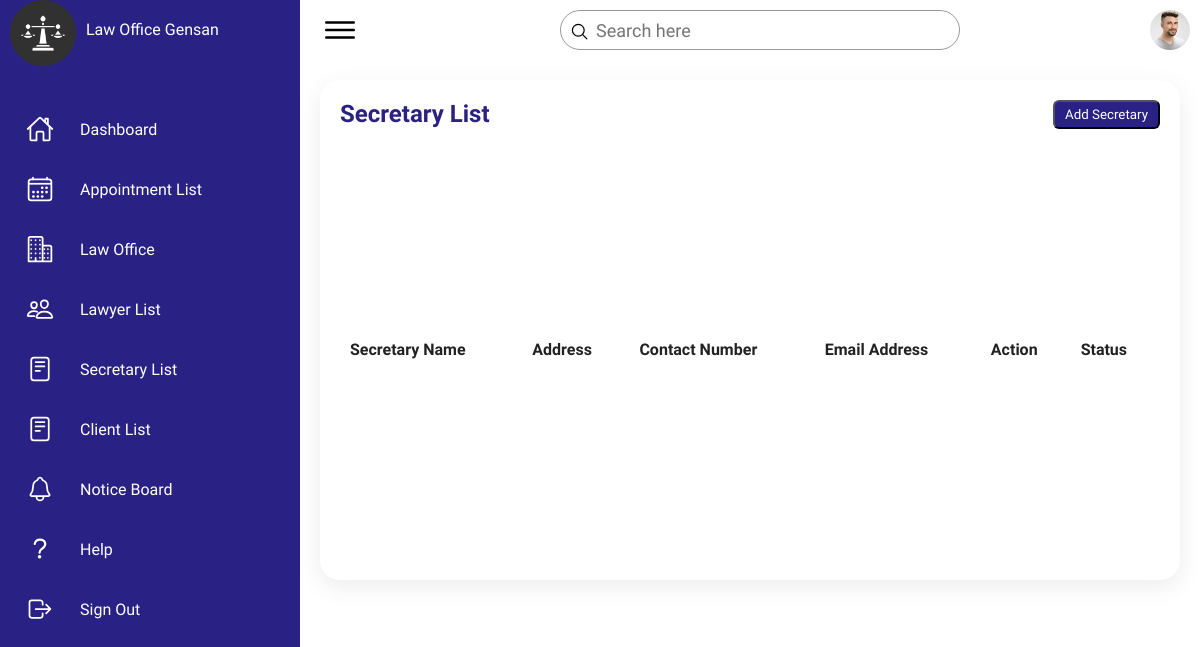
Page /secretarylist.php on the earlier database version.
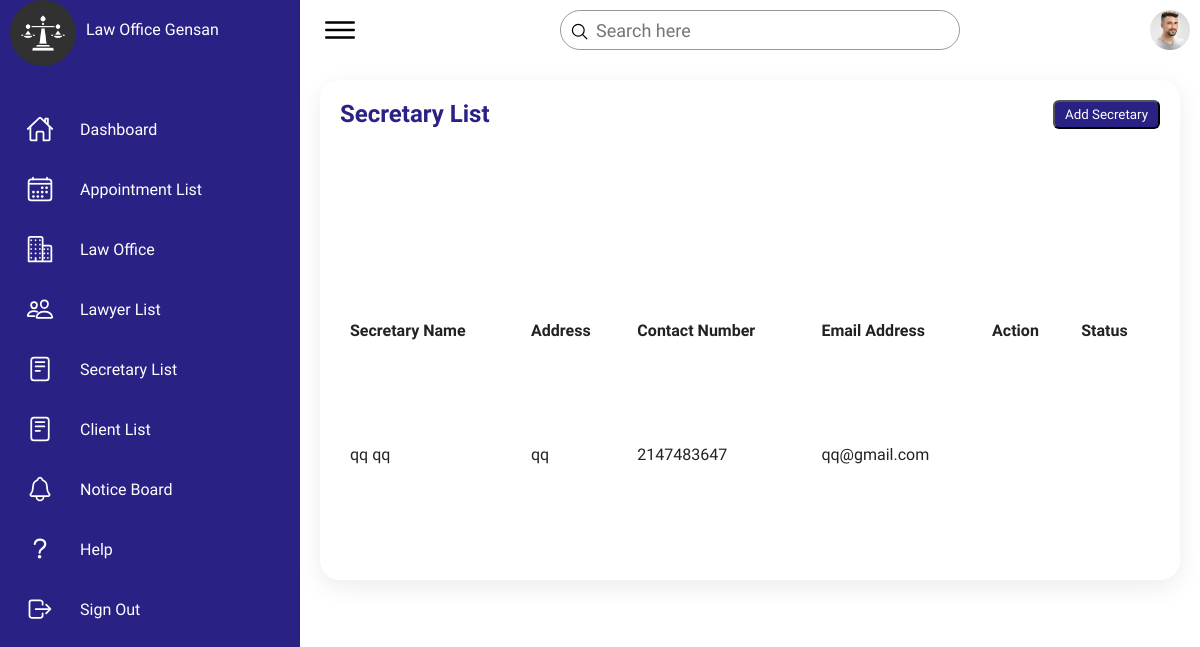
Same page on the later database version.
### tables this page shows
CREATE TABLE `tbl_userinfo` (
  `userinfo_id` int(11) NOT NULL,
  `firstName` varchar(244) NOT NULL,
  `middlename` varchar(244) NOT NULL,
  `lastName` varchar(244) NOT NULL
);

CREATE TABLE `tbl_contactinfo` (
  `contact_id` int(11) NOT NULL,
  `user_id` int(11) NOT NULL,
  `address` varchar(244) NOT NULL,
  `phoneNum` int(11) NOT NULL
);

CREATE TABLE `tbl_cred` (
  `usercred_id` int(11) NOT NULL,
  `user_id` int(11) NOT NULL,
  `email` varchar(244) NOT NULL,
  `password` varchar(244) NOT NULL
);

### secretarylist.php (the view, shortened to what this page needs)
<?php
include "dbconn.php";
$sql = "SELECT tbl_userinfo.userinfo_id, tbl_userinfo.firstName, tbl_userinfo.middlename, tbl_userinfo.lastName, tbl_usertype.user_type, tbl_cred.email, tbl_contactinfo.address, tbl_contactinfo.phoneNum
, tbl_status.status
FROM tbl_userinfo
JOIN tbl_usertype ON tbl_userinfo.userinfo_id = tbl_usertype.user_id
JOIN tbl_cred ON tbl_userinfo.userinfo_id = tbl_cred.user_id
JOIN tbl_contactinfo ON tbl_userinfo.userinfo_id = tbl_contactinfo.user_id
JOIN tbl_status ON tbl_userinfo.userinfo_id = tbl_status.user_id
WHERE tbl_usertype.user_type = 'secretary'";
$result = mysqli_query($conn, $sql);
?>
<!DOCTYPE html>
<html lang="en">
<head>
    <link rel="stylesheet" href="lawyerSecretary.css">
</head>
<body>
  <div class="container">
        <div class="navigation">
        <ul>
                <li>
                    <a href="#">
                        <span class="icon">
                            <img src="assets/imgs/justice-scale.png" alt="" style="width: 66px; height: 66px;" >
                        </span>
                        <span class="title">Law Office Gensan</span>
                    </a>
                </li>
                <li>
                    <a href="Dashboard.php">
                        <span class="icon">
                            <ion-icon name="home-outline"></ion-icon>
                        </span>
                        <span class="title">Dashboard</span>
                    </a>
                </li>
                <li>
                    <a href="appointmentlist.php">
                        <span class="icon">
                            <ion-icon name="calendar-outline"></ion-icon>
                        </span>
                        <span class="title">Appointment List</span>
                    </a>
                </li>
                <li>
                    <a href="LawyerOfficeFinal.php">
                        <span class="icon">
                            <ion-icon name="business-outline"></ion-icon>
                        </span>
                        <span class="title">Law Office</span>
                    </a>
                </li>
                <li>
                    <a href="Lawyer.php">
                        <span class="icon">
                            <ion-icon name="people-outline"></ion-icon>
                        </span>
                        <span class="title">Lawyer List</span>
                    </a>
                </li>
                <li>
                    <a href="secretarylist.php">
                        <span class="icon">
                            <ion-icon name="reader-outline"></ion-icon>
                        </span>
                        <span class="title">Secretary List</span>
                    </a>
                </li>
                <li>
                    <a href="clientlist.php">
                        <span class="icon">
                            <ion-icon name="reader-outline"></ion-icon>
                        </span>
                        <span class="title">Client List</span>
                    </a>
                </li>
                <li>
                    <a href="noticeboard.php">
                        <span class="icon">
                            <ion-icon name="notifications-outline"></ion-icon>
                        </span>
                        <span class="title">Notice Board</span>
                    </a>
                </li>
                <li>
                    <a href="#">
                        <span class="icon">
                            <ion-icon name="help-outline"></ion-icon>
                        </span>
                        <span class="title">Help</span>
                    </a>
                </li>
                <li>
                    <a href="?logout" onclick="logout(event)">
                         <span class="icon">
                             <ion-icon name="log-out-outline"></ion-icon>
                        </span>
                        <span class="title">Sign Out</span>
                    </a>
                </li>
            </ul>
        </div>
        <div class="main">
            <div class="topbar">
                <div class="toggle">
                    <ion-icon name="menu-outline"></ion-icon>
                </div>
                <div class="search">
                    <label>
                        <input type="text" placeholder="Search here" id="search-input">
                        <ion-icon name="search-outline"></ion-icon>
                    </label>
                </div>
                <div class="user">
                    <img src="assets/imgs/customer01.jpg" alt="">
                </div>
            </div>
             <div class="details">
                <div class="Appointment">
                    <div class="cardHeader">
                        <h2>Secretary List</h2>
                        <button id="registerBtn" class="btn">Add Secretary</button>
                    </div>
                    <table id="lawoffice-table">
                        <thead>
                            <tr>
                                <td>Secretary Name</td>
                                <td>Address</td>
                                <td>Contact Number</td>
                                <td>Email Address</td>
                                <td>Action</td>
                                <td>Status</td>
                            </tr>
                        </thead>
                        <tbody>
                            <tr>
                                <?php
                                while($row = mysqli_fetch_assoc($result)){
                                    ?>
                                    <td><?php echo $row['firstName'] . ' ' . $row['lastName']; ?></td>
                                    <td><?php echo $row['address']; ?></td>
                                    <td><?php echo $row['phoneNum']; ?></td>
                                    <td><?php echo $row['email']; ?></td>
                            </tr>
                            <?php
                                }
                                ?>
                        </tbody>
            </div>
        </div>
    </div>
</body>
</html>

### lawyerSecretary.css (style rules this page uses)
* { font-family: "Ubuntu", sans-serif; margin: 0; padding: 0; box-sizing: border-box; }
:root { --blue: #2a2185; --white: #fff; --gray: #f5f5f5; --black1: #222; --black2: #999; }
body { min-height: 100vh; overflow-x: hidden; }
.container { position: relative; width: 100%; }
.navigation { position: fixed; width: 300px; height: 100%; background: var(--blue); border-left: 10px solid var(--blue); transition: 0.5s; overflow: hidden; }
.navigation ul { position: absolute; top: 0; left: 0; width: 100%; }
.navigation ul li { position: relative; width: 100%; list-style: none; border-top-left-radius: 30px; border-bottom-left-radius: 30px; }
.navigation ul li:nth-child(1) { margin-bottom: 40px; pointer-events: none; }
.navigation ul li a { position: relative; display: block; width: 100%; display: flex; text-decoration: none; color: var(--white); }
.navigation ul li a .icon { position: relative; display: block; min-width: 60px; height: 60px; line-height: 75px; text-align: center; }
.navigation ul li a .icon ion-icon { font-size: 1.75rem; }
.navigation ul li a .title { position: relative; display: block; padding: 0 10px; height: 60px; line-height: 60px; text-align: start; white-space: nowrap; }
.main { position: absolute; width: calc(100% - 300px); left: 300px; min-height: 100vh; background: var(--white); transition: 0.5s; }
.topbar { width: 100%; height: 60px; display: flex; justify-content: space-between; align-items: center; padding: 0 10px; }
.toggle { position: relative; width: 60px; height: 60px; display: flex; justify-content: center; align-items: center; font-size: 2.5rem; cursor: pointer; }
.search { position: relative; width: 400px; margin: 0 10px; }
.search label { position: relative; width: 100%; }
.search label input { width: 100%; height: 40px; border-radius: 40px; padding: 5px 20px; padding-left: 35px; font-size: 18px; outline: none; border: 1px solid var(--black2); }
.search label ion-icon { position: absolute; top: 0; left: 10px; font-size: 1.2rem; }
.user { position: relative; width: 40px; height: 40px; border-radius: 50%; overflow: hidden; cursor: pointer; }
.user img { position: absolute; top: 0; left: 0; width: 100%; height: 100%; object-fit: cover; }
.details { position: relative; width: 100%; padding: 20px; }
.details .Appointment { position: relative; display: grid; min-height: 500px; background: var(--white); padding: 20px; box-shadow: 0 7px 25px rgba(0, 0, 0, 0.08); border-radius: 20px; }
.details .cardHeader { display: flex; justify-content: space-between; align-items: flex-start; }
.cardHeader h2 { font-weight: 600; color: var(--blue); }
.cardHeader .btn { position: relative; padding: 5px 10px; background: var(--blue); text-decoration: none; color: var(--white); border-radius: 6px; cursor: pointer; }
.details table { width: 100%; border-collapse: collapse; margin-top: 10px; }
.details table thead td { font-weight: 600; }
.details .Appointment table tr { color: var(--black1); border-bottom: 1px solid rgba(0, 0, 0, 0.1); }
.details .Appointment table tr:last-child { border-bottom: none; }
.details .Appointment table tr td { padding: 10px; }
.details .Appointment table tr td:last-child { text-align: left; }
.details .Appointment table tr td:nth-child(2) { text-align: left; }
.details .Appointment table tr td:nth-child(3) { text-align: left; }

Differences in the rows shown:
added tbl_userinfo: firstName "qq", lastName "qq", tbl_contactinfo.address "qq", tbl_contactinfo.phoneNum "2147483647", tbl_cred.email "qq@gmail.com"
